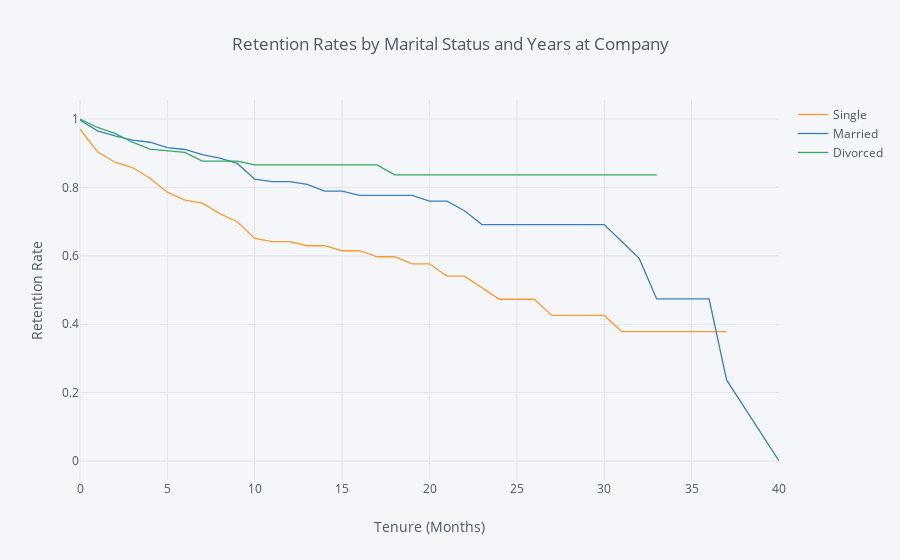

The code cell stored with this chart in its notebook:
### Markdown cell above
## 4. Let's switch to looking at retention rates from another demographic perspective: marital status. Generate and plot survival curves for the different marital statuses by number of years at the company.

### Code cell
rates4 = survival(data, 'MaritalStatus', 'YearsAtCompany', 'Attrition')

rates4.iplot(kind='line', xTitle='Tenure (Months)', yTitle='Retention Rate',
            title='Retention Rates by Marital Status and Years at Company')

### Figure 1 — Plotly figure (JSON) as saved in the notebook; plotly's stock layout.template omitted (floating-point values rounded to 4 significant figures)
{"data": [{"line": {"color": "rgba(255, 153, 51, 1.0)", "dash": "solid", "shape": "linear", "width": 1.3}, "mode": "lines", "name": "Single", "text": "", "type": "scatter", "uid": "91987b16-ebf2-42c4-9468-1c85796c235e", "x": [0, 1, 2, 3, 4, 5, 6, 7, 8, 9, 10, 11, 12, 13, 14, 15, 16, 17, 18, 19, 20, 21, 22, 23, 24, 25, 26, 27, 29, 30, 31, 32, 33, 34, 36, 37, 40], "y": [0.9702, 0.9044, 0.8736, 0.8581, 0.8268, 0.7861, 0.7628, 0.754, 0.7234, 0.6997, 0.6507, 0.6413, 0.6413, 0.6294, 0.6294, 0.6148, 0.6148, 0.5972, 0.5972, 0.5766, 0.5766, 0.5406, 0.5406, 0.5068, 0.473, 0.473, 0.473, 0.4257, 0.4257, 0.4257, 0.3784, 0.3784, 0.3784, 0.3784, 0.3784, 0.3784, ""]}, {"line": {"color": "rgba(55, 128, 191, 1.0)", "dash": "solid", "shape": "linear", "width": 1.3}, "mode": "lines", "name": "Married", "text": "", "type": "scatter", "uid": "d523d6de-36e9-4408-8b86-2b54632dac67", "x": [0, 1, 2, 3, 4, 5, 6, 7, 8, 9, 10, 11, 12, 13, 14, 15, 16, 17, 18, 19, 20, 21, 22, 23, 24, 25, 26, 27, 29, 30, 31, 32, 33, 34, 36, 37, 40], "y": [0.997, 0.9654, 0.9506, 0.9381, 0.932, 0.9164, 0.9109, 0.8958, 0.8858, 0.8702, 0.8239, 0.817, 0.817, 0.8086, 0.7894, 0.7894, 0.7768, 0.7768, 0.7768, 0.7768, 0.7599, 0.7599, 0.7318, 0.6911, 0.6911, 0.6911, 0.6911, 0.6911, 0.6911, 0.6911, 0.6418, 0.5924, 0.4739, 0.4739, 0.4739, 0.237, 0]}, {"line": {"color": "rgba(50, 171, 96, 1.0)", "dash": "solid", "shape": "linear", "width": 1.3}, "mode": "lines", "name": "Divorced", "text": "", "type": "scatter", "uid": "a4ada5f6-71e6-4872-a020-08c471d9065e", "x": [0, 1, 2, 3, 4, 5, 6, 7, 8, 9, 10, 11, 12, 13, 14, 15, 16, 17, 18, 19, 20, 21, 22, 23, 24, 25, 26, 27, 29, 30, 31, 32, 33, 34, 36, 37, 40], "y": [1, 0.9752, 0.9581, 0.9321, 0.9122, 0.9078, 0.9021, 0.8769, 0.8769, 0.8769, 0.8657, 0.8657, 0.8657, 0.8657, 0.8657, 0.8657, 0.8657, 0.8657, 0.8368, 0.8368, 0.8368, 0.8368, 0.8368, 0.8368, 0.8368, 0.8368, 0.8368, 0.8368, 0.8368, 0.8368, 0.8368, 0.8368, 0.8368, "", "", "", ""]}], "layout": {"legend": {"bgcolor": "#F5F6F9", "font": {"color": "#4D5663"}}, "paper_bgcolor": "#F5F6F9", "plot_bgcolor": "#F5F6F9", "title": {"font": {"color": "#4D5663"}, "text": "Retention Rates by Marital Status and Years at Company"}, "xaxis": {"gridcolor": "#E1E5ED", "showgrid": true, "tickfont": {"color": "#4D5663"}, "title": {"font": {"color": "#4D5663"}, "text": "Tenure (Months)"}, "zerolinecolor": "#E1E5ED"}, "yaxis": {"gridcolor": "#E1E5ED", "showgrid": true, "tickfont": {"color": "#4D5663"}, "title": {"font": {"color": "#4D5663"}, "text": "Retention Rate"}, "zerolinecolor": "#E1E5ED"}}}
